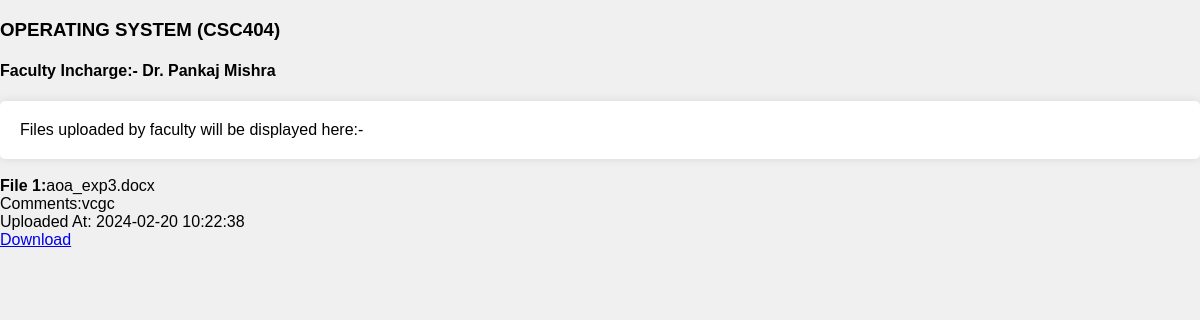
The app's page /stu_os.php with its own data.
### tables this page shows
CREATE TABLE `os` (
  `id` int(100) NOT NULL,
  `name` varchar(255) NOT NULL,
  `comment` varchar(500) NOT NULL,
  `size` int(100) NOT NULL,
  `type` varchar(255) NOT NULL,
  `path` varchar(255) NOT NULL,
  `uploaded at` timestamp NOT NULL DEFAULT current_timestamp()
);

### stu_os.php (the view, shortened to what this page needs)
<!DOCTYPE html>
<html>
<head>
</head>
<body>
    <h3>OPERATING SYSTEM (CSC404)</h3>
    <h4>Faculty Incharge:- Dr. Pankaj Mishra</h4>
    <div id="fileList">
        Files uploaded by faculty will be displayed here:-
    </div><br>
</body>
</html>
<?php
$conn = new mysqli("localhost", "root", "", "log");
$sql = "SELECT * FROM os";
$result = $conn->query($sql);
if ($result->num_rows > 0) {
    $count=1;
    while ($row = $result->fetch_assoc()) {
        echo "<strong>File $count:</strong>" . $row["name"] . "<br>";
        echo "Comments:" .$row["comment"] . "<br>";
        echo "Uploaded At: " . $row["uploaded at"] . "<br>";
        echo "<a href='" . $row["path"] . "' target='_blank'>Download</a><br><br>";
        $count++;
    }
} else {
    echo "No files uploaded by faculty.";
}
?>

### stu_os.php (style rules this page uses)
body { font-family: Arial, sans-serif; background-color: #f0f0f0; margin: 0; padding: 0; }
#fileList { margin-top: 20px; padding: 20px; background-color: #fff; border-radius: 5px; box-shadow: 0 0 10px rgba(0, 0, 0, 0.1); }

### records on screen
os: name "aoa_exp3.docx", comment "vcgc", uploaded at "2024-02-20 10:22:38"
